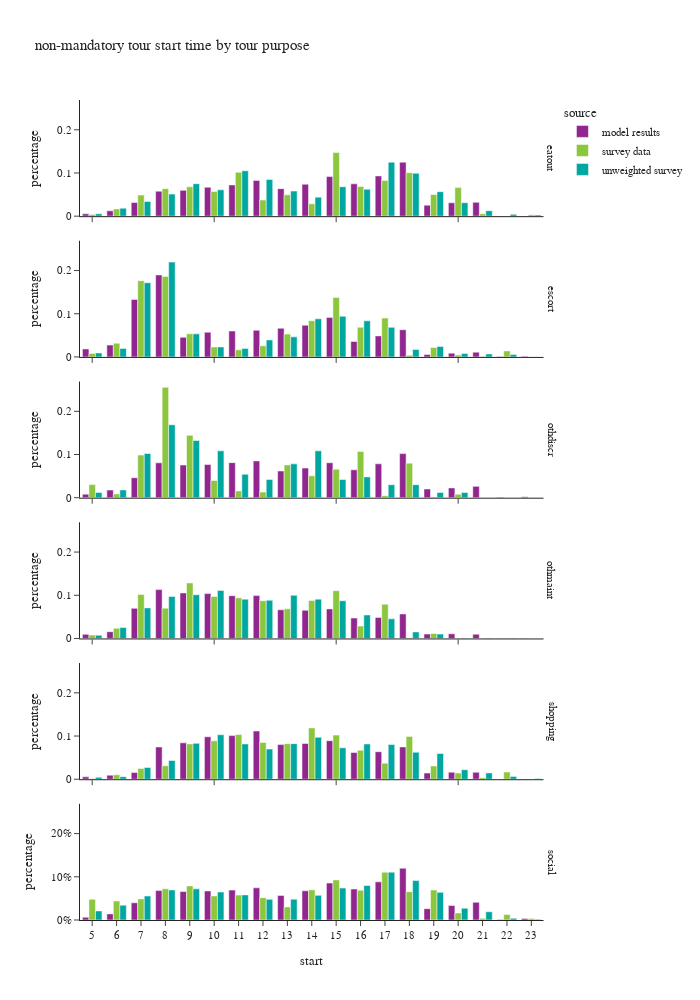

The code cell stored with this chart in its notebook:
### Code cell
df_plot = non_m_tour_data.groupby(['source','tour_type','start'])[['tour_weight']].sum().reset_index()
df_plot['percentage'] = df_plot.groupby(['source','tour_type'], group_keys=False)['tour_weight']. \
    apply(lambda x: x / float(x.sum()))

fig = px.bar(df_plot, x="start", y="percentage", color="source",barmode="group",
             facet_row='tour_type',
             title="non-mandatory tour start time by tour purpose")
fig.for_each_annotation(lambda a: a.update(text = a.text.split("=")[-1]))
fig.update_layout(height=1000, width=700, yaxis=dict(tickformat=".0%"), xaxis=dict(dtick="1"))
fig.show()

### Figure 1 — Plotly figure (JSON) as saved in the notebook; plotly's stock layout.template omitted (floating-point values rounded to 4 significant figures)
{"data": [{"alignmentgroup": "True", "hovertemplate": "source=model results<br>tour_type=eatout<br>start=%{x}<br>percentage=%{y}<extra></extra>", "legendgroup": "model results", "marker": {"color": "#91268F", "pattern": {"shape": ""}}, "name": "model results", "offsetgroup": "model results", "orientation": "v", "showlegend": true, "textposition": "auto", "type": "bar", "x": [5.0, 6.0, 7.0, 8.0, 9.0, 10.0, 11.0, 12.0, 13.0, 14.0, 15.0, 16.0, 17.0, 18.0, 19.0, 20.0, 21.0, 22.0, 23.0], "xaxis": "x6", "y": [0.005478, 0.01242, 0.03153, 0.0578, 0.05973, 0.06693, 0.07219, 0.08278, 0.06376, 0.07397, 0.09177, 0.07481, 0.09314, 0.1249, 0.02551, 0.03092, 0.03199, 0.0001124, 0.0002719], "yaxis": "y6"}, {"alignmentgroup": "True", "hovertemplate": "source=model results<br>tour_type=escort<br>start=%{x}<br>percentage=%{y}<extra></extra>", "legendgroup": "model results", "marker": {"color": "#91268F", "pattern": {"shape": ""}}, "name": "model results", "offsetgroup": "model results", "orientation": "v", "showlegend": false, "textposition": "auto", "type": "bar", "x": [5.0, 6.0, 7.0, 8.0, 9.0, 10.0, 11.0, 12.0, 13.0, 14.0, 15.0, 16.0, 17.0, 18.0, 19.0, 20.0, 21.0, 22.0, 23.0], "xaxis": "x5", "y": [0.01841, 0.02738, 0.1332, 0.1898, 0.04544, 0.05728, 0.05988, 0.06179, 0.0663, 0.07346, 0.09154, 0.03586, 0.04874, 0.06299, 0.005802, 0.008709, 0.01111, 0.000913, 0.001373], "yaxis": "y5"}, {"alignmentgroup": "True", "hovertemplate": "source=model results<br>tour_type=othdiscr<br>start=%{x}<br>percentage=%{y}<extra></extra>", "legendgroup": "model results", "marker": {"color": "#91268F", "pattern": {"shape": ""}}, "name": "model results", "offsetgroup": "model results", "orientation": "v", "showlegend": false, "textposition": "auto", "type": "bar", "x": [5.0, 6.0, 7.0, 8.0, 9.0, 10.0, 11.0, 12.0, 13.0, 14.0, 15.0, 16.0, 17.0, 18.0, 19.0, 20.0, 21.0, 22.0, 23.0], "xaxis": "x4", "y": [0.008252, 0.01759, 0.04629, 0.08067, 0.07554, 0.07676, 0.08116, 0.08515, 0.06182, 0.06852, 0.08094, 0.06451, 0.07837, 0.102, 0.02006, 0.0226, 0.02626, 0.001198, 0.002257], "yaxis": "y4"}, {"alignmentgroup": "True", "hovertemplate": "source=model results<br>tour_type=othmaint<br>start=%{x}<br>percentage=%{y}<extra></extra>", "legendgroup": "model results", "marker": {"color": "#91268F", "pattern": {"shape": ""}}, "name": "model results", "offsetgroup": "model results", "orientation": "v", "showlegend": false, "textposition": "auto", "type": "bar", "x": [5.0, 6.0, 7.0, 8.0, 9.0, 10.0, 11.0, 12.0, 13.0, 14.0, 15.0, 16.0, 17.0, 18.0, 19.0, 20.0, 21.0, 22.0, 23.0], "xaxis": "x3", "y": [0.009637, 0.01571, 0.06968, 0.1131, 0.1054, 0.1038, 0.09895, 0.09923, 0.06645, 0.06518, 0.06848, 0.04714, 0.04872, 0.05687, 0.0102, 0.01072, 0.009955, 0.0002216, 0.0005477], "yaxis": "y3"}, {"alignmentgroup": "True", "hovertemplate": "source=model results<br>tour_type=shopping<br>start=%{x}<br>percentage=%{y}<extra></extra>", "legendgroup": "model results", "marker": {"color": "#91268F", "pattern": {"shape": ""}}, "name": "model results", "offsetgroup": "model results", "orientation": "v", "showlegend": false, "textposition": "auto", "type": "bar", "x": [5.0, 6.0, 7.0, 8.0, 9.0, 10.0, 11.0, 12.0, 13.0, 14.0, 15.0, 16.0, 17.0, 18.0, 19.0, 20.0, 21.0, 22.0, 23.0], "xaxis": "x2", "y": [0.005565, 0.009428, 0.01548, 0.07462, 0.08423, 0.0982, 0.101, 0.1116, 0.08018, 0.08273, 0.0893, 0.06185, 0.06373, 0.0748, 0.01426, 0.01623, 0.01606, 0.0003847, 0.0003779], "yaxis": "y2"}, {"alignmentgroup": "True", "hovertemplate": "source=model results<br>tour_type=social<br>start=%{x}<br>percentage=%{y}<extra></extra>", "legendgroup": "model results", "marker": {"color": "#91268F", "pattern": {"shape": ""}}, "name": "model results", "offsetgroup": "model results", "orientation": "v", "showlegend": false, "textposition": "auto", "type": "bar", "x": [5.0, 6.0, 7.0, 8.0, 9.0, 10.0, 11.0, 12.0, 13.0, 14.0, 15.0, 16.0, 17.0, 18.0, 19.0, 20.0, 21.0, 22.0, 23.0], "xaxis": "x", "y": [0.006234, 0.01415, 0.03983, 0.06805, 0.06578, 0.06723, 0.06922, 0.07449, 0.05664, 0.06763, 0.08544, 0.07181, 0.08827, 0.1198, 0.0262, 0.03348, 0.04101, 0.001379, 0.003341], "yaxis": "y"}, {"alignmentgroup": "True", "hovertemplate": "source=survey data<br>tour_type=eatout<br>start=%{x}<br>percentage=%{y}<extra></extra>", "legendgroup": "survey data", "marker": {"color": "#8CC63E", "pattern": {"shape": ""}}, "name": "survey data", "offsetgroup": "survey data", "orientation": "v", "showlegend": true, "textposition": "auto", "type": "bar", "x": [5.0, 6.0, 7.0, 8.0, 9.0, 10.0, 11.0, 12.0, 13.0, 14.0, 15.0, 16.0, 17.0, 18.0, 19.0, 20.0, 21.0, 22.0, 23.0], "xaxis": "x6", "y": [0.003993, 0.01664, 0.04886, 0.0637, 0.06804, 0.05695, 0.1016, 0.03737, 0.04933, 0.02856, 0.1473, 0.06867, 0.08284, 0.1007, 0.05012, 0.06617, 0.005416, 0.0003664, 0.003368], "yaxis": "y6"}, {"alignmentgroup": "True", "hovertemplate": "source=survey data<br>tour_type=escort<br>start=%{x}<br>percentage=%{y}<extra></extra>", "legendgroup": "survey data", "marker": {"color": "#8CC63E", "pattern": {"shape": ""}}, "name": "survey data", "offsetgroup": "survey data", "orientation": "v", "showlegend": false, "textposition": "auto", "type": "bar", "x": [5.0, 6.0, 7.0, 8.0, 9.0, 10.0, 11.0, 12.0, 13.0, 14.0, 15.0, 16.0, 17.0, 18.0, 19.0, 20.0, 21.0, 22.0], "xaxis": "x5", "y": [0.008191, 0.03179, 0.1765, 0.1865, 0.05353, 0.02302, 0.01638, 0.02579, 0.05283, 0.08386, 0.1378, 0.06863, 0.08987, 0.004147, 0.02197, 0.00448, 0.0007561, 0.01396], "yaxis": "y5"}, {"alignmentgroup": "True", "hovertemplate": "source=survey data<br>tour_type=othdiscr<br>start=%{x}<br>percentage=%{y}<extra></extra>", "legendgroup": "survey data", "marker": {"color": "#8CC63E", "pattern": {"shape": ""}}, "name": "survey data", "offsetgroup": "survey data", "orientation": "v", "showlegend": false, "textposition": "auto", "type": "bar", "x": [5.0, 6.0, 7.0, 8.0, 9.0, 10.0, 11.0, 12.0, 13.0, 14.0, 15.0, 16.0, 17.0, 18.0, 19.0, 20.0], "xaxis": "x4", "y": [0.03034, 0.008604, 0.09871, 0.2555, 0.1443, 0.0398, 0.01576, 0.01296, 0.0759, 0.05072, 0.06581, 0.1072, 0.004676, 0.07988, 0.001896, 0.007988], "yaxis": "y4"}, {"alignmentgroup": "True", "hovertemplate": "source=survey data<br>tour_type=othmaint<br>start=%{x}<br>percentage=%{y}<extra></extra>", "legendgroup": "survey data", "marker": {"color": "#8CC63E", "pattern": {"shape": ""}}, "name": "survey data", "offsetgroup": "survey data", "orientation": "v", "showlegend": false, "textposition": "auto", "type": "bar", "x": [5.0, 6.0, 7.0, 8.0, 9.0, 10.0, 11.0, 12.0, 13.0, 14.0, 15.0, 16.0, 17.0, 18.0, 19.0, 20.0, 21.0, 22.0], "xaxis": "x3", "y": [0.007779, 0.02353, 0.1019, 0.0702, 0.1285, 0.09723, 0.09415, 0.08753, 0.06855, 0.08811, 0.1106, 0.02861, 0.07929, 0.001655, 0.01143, 2.546e-05, 0.0001095, 0.0007334], "yaxis": "y3"}, {"alignmentgroup": "True", "hovertemplate": "source=survey data<br>tour_type=shopping<br>start=%{x}<br>percentage=%{y}<extra></extra>", "legendgroup": "survey data", "marker": {"color": "#8CC63E", "pattern": {"shape": ""}}, "name": "survey data", "offsetgroup": "survey data", "orientation": "v", "showlegend": false, "textposition": "auto", "type": "bar", "x": [5.0, 6.0, 7.0, 8.0, 9.0, 10.0, 11.0, 12.0, 13.0, 14.0, 15.0, 16.0, 17.0, 18.0, 19.0, 20.0, 21.0, 22.0, 23.0], "xaxis": "x2", "y": [0.001969, 0.01017, 0.02506, 0.03131, 0.08178, 0.08881, 0.1033, 0.08533, 0.08241, 0.1188, 0.1021, 0.06715, 0.03712, 0.09918, 0.03079, 0.01432, 0.003523, 0.01682, 4.203e-05], "yaxis": "y2"}, {"alignmentgroup": "True", "hovertemplate": "source=survey data<br>tour_type=social<br>start=%{x}<br>percentage=%{y}<extra></extra>", "legendgroup": "survey data", "marker": {"color": "#8CC63E", "pattern": {"shape": ""}}, "name": "survey data", "offsetgroup": "survey data", "orientation": "v", "showlegend": false, "textposition": "auto", "type": "bar", "x": [5.0, 6.0, 7.0, 8.0, 9.0, 10.0, 11.0, 12.0, 13.0, 14.0, 15.0, 16.0, 17.0, 18.0, 19.0, 20.0, 21.0, 22.0, 23.0], "xaxis": "x", "y": [0.04778, 0.04401, 0.04882, 0.0722, 0.07892, 0.05572, 0.05777, 0.05167, 0.03022, 0.06983, 0.09278, 0.06864, 0.1107, 0.0656, 0.06935, 0.01635, 0.003755, 0.01255, 0.003315], "yaxis": "y"}, {"alignmentgroup": "True", "hovertemplate": "source=unweighted survey<br>tour_type=eatout<br>start=%{x}<br>percentage=%{y}<extra></extra>", "legendgroup": "unweighted survey", "marker": {"color": "#00A7A0", "pattern": {"shape": ""}}, "name": "unweighted survey", "offsetgroup": "unweighted survey", "orientation": "v", "showlegend": true, "textposition": "auto", "type": "bar", "x": [5.0, 6.0, 7.0, 8.0, 9.0, 10.0, 11.0, 12.0, 13.0, 14.0, 15.0, 16.0, 17.0, 18.0, 19.0, 20.0, 21.0, 22.0, 23.0], "xaxis": "x6", "y": [0.005674, 0.01844, 0.03404, 0.05106, 0.07518, 0.06099, 0.105, 0.08511, 0.05816, 0.04397, 0.06809, 0.06241, 0.1248, 0.09929, 0.05674, 0.03121, 0.01277, 0.004255, 0.002837], "yaxis": "y6"}, {"alignmentgroup": "True", "hovertemplate": "source=unweighted survey<br>tour_type=escort<br>start=%{x}<br>percentage=%{y}<extra></extra>", "legendgroup": "unweighted survey", "marker": {"color": "#00A7A0", "pattern": {"shape": ""}}, "name": "unweighted survey", "offsetgroup": "unweighted survey", "orientation": "v", "showlegend": false, "textposition": "auto", "type": "bar", "x": [5.0, 6.0, 7.0, 8.0, 9.0, 10.0, 11.0, 12.0, 13.0, 14.0, 15.0, 16.0, 17.0, 18.0, 19.0, 20.0, 21.0, 22.0], "xaxis": "x5", "y": [0.009292, 0.01974, 0.1719, 0.2195, 0.05343, 0.02323, 0.01974, 0.03949, 0.04646, 0.08827, 0.09408, 0.08362, 0.06852, 0.01742, 0.02439, 0.00813, 0.006969, 0.005807], "yaxis": "y5"}, {"alignmentgroup": "True", "hovertemplate": "source=unweighted survey<br>tour_type=othdiscr<br>start=%{x}<br>percentage=%{y}<extra></extra>", "legendgroup": "unweighted survey", "marker": {"color": "#00A7A0", "pattern": {"shape": ""}}, "name": "unweighted survey", "offsetgroup": "unweighted survey", "orientation": "v", "showlegend": false, "textposition": "auto", "type": "bar", "x": [5.0, 6.0, 7.0, 8.0, 9.0, 10.0, 11.0, 12.0, 13.0, 14.0, 15.0, 16.0, 17.0, 18.0, 19.0, 20.0], "xaxis": "x4", "y": [0.01205, 0.01807, 0.1024, 0.1687, 0.1325, 0.1084, 0.05422, 0.04217, 0.07831, 0.1084, 0.04217, 0.04819, 0.03012, 0.03012, 0.01205, 0.01205], "yaxis": "y4"}, {"alignmentgroup": "True", "hovertemplate": "source=unweighted survey<br>tour_type=othmaint<br>start=%{x}<br>percentage=%{y}<extra></extra>", "legendgroup": "unweighted survey", "marker": {"color": "#00A7A0", "pattern": {"shape": ""}}, "name": "unweighted survey", "offsetgroup": "unweighted survey", "orientation": "v", "showlegend": false, "textposition": "auto", "type": "bar", "x": [5.0, 6.0, 7.0, 8.0, 9.0, 10.0, 11.0, 12.0, 13.0, 14.0, 15.0, 16.0, 17.0, 18.0, 19.0, 20.0, 21.0, 22.0], "xaxis": "x3", "y": [0.007585, 0.02528, 0.0708, 0.09735, 0.1011, 0.1113, 0.09102, 0.0885, 0.09987, 0.09102, 0.08723, 0.05436, 0.04551, 0.01517, 0.01011, 0.001264, 0.001264, 0.001264], "yaxis": "y3"}, {"alignmentgroup": "True", "hovertemplate": "source=unweighted survey<br>tour_type=shopping<br>start=%{x}<br>percentage=%{y}<extra></extra>", "legendgroup": "unweighted survey", "marker": {"color": "#00A7A0", "pattern": {"shape": ""}}, "name": "unweighted survey", "offsetgroup": "unweighted survey", "orientation": "v", "showlegend": false, "textposition": "auto", "type": "bar", "x": [5.0, 6.0, 7.0, 8.0, 9.0, 10.0, 11.0, 12.0, 13.0, 14.0, 15.0, 16.0, 17.0, 18.0, 19.0, 20.0, 21.0, 22.0, 23.0], "xaxis": "x2", "y": [0.004415, 0.005887, 0.02723, 0.04341, 0.08315, 0.103, 0.08168, 0.0699, 0.08241, 0.09713, 0.07285, 0.08168, 0.08021, 0.06255, 0.0596, 0.02208, 0.01472, 0.006623, 0.001472], "yaxis": "y2"}, {"alignmentgroup": "True", "hovertemplate": "source=unweighted survey<br>tour_type=social<br>start=%{x}<br>percentage=%{y}<extra></extra>", "legendgroup": "unweighted survey", "marker": {"color": "#00A7A0", "pattern": {"shape": ""}}, "name": "unweighted survey", "offsetgroup": "unweighted survey", "orientation": "v", "showlegend": false, "textposition": "auto", "type": "bar", "x": [5.0, 6.0, 7.0, 8.0, 9.0, 10.0, 11.0, 12.0, 13.0, 14.0, 15.0, 16.0, 17.0, 18.0, 19.0, 20.0, 21.0, 22.0, 23.0], "xaxis": "x", "y": [0.02096, 0.0342, 0.05554, 0.06951, 0.07209, 0.06473, 0.05811, 0.04781, 0.04818, 0.05701, 0.07392, 0.07981, 0.1107, 0.09121, 0.06399, 0.02722, 0.01912, 0.004046, 0.001839], "yaxis": "y"}], "layout": {"annotations": [{"font": {}, "showarrow": false, "text": "social", "textangle": 90, "x": 0.98, "xanchor": "left", "xref": "paper", "y": 0.07083, "yanchor": "middle", "yref": "paper"}, {"font": {}, "showarrow": false, "text": "shopping", "textangle": 90, "x": 0.98, "xanchor": "left", "xref": "paper", "y": 0.2425, "yanchor": "middle", "yref": "paper"}, {"font": {}, "showarrow": false, "text": "othmaint", "textangle": 90, "x": 0.98, "xanchor": "left", "xref": "paper", "y": 0.4142, "yanchor": "middle", "yref": "paper"}, {"font": {}, "showarrow": false, "text": "othdiscr", "textangle": 90, "x": 0.98, "xanchor": "left", "xref": "paper", "y": 0.5858, "yanchor": "middle", "yref": "paper"}, {"font": {}, "showarrow": false, "text": "escort", "textangle": 90, "x": 0.98, "xanchor": "left", "xref": "paper", "y": 0.7575, "yanchor": "middle", "yref": "paper"}, {"font": {}, "showarrow": false, "text": "eatout", "textangle": 90, "x": 0.98, "xanchor": "left", "xref": "paper", "y": 0.9292, "yanchor": "middle", "yref": "paper"}], "barmode": "group", "height": 1000, "legend": {"title": {"text": "source"}, "tracegroupgap": 0}, "title": {"text": "non-mandatory tour start time by tour purpose"}, "width": 700, "xaxis": {"anchor": "y", "domain": [0.0, 0.98], "dtick": "1", "title": {"text": "start"}}, "xaxis2": {"anchor": "y2", "domain": [0.0, 0.98], "matches": "x", "showticklabels": false}, "xaxis3": {"anchor": "y3", "domain": [0.0, 0.98], "matches": "x", "showticklabels": false}, "xaxis4": {"anchor": "y4", "domain": [0.0, 0.98], "matches": "x", "showticklabels": false}, "xaxis5": {"anchor": "y5", "domain": [0.0, 0.98], "matches": "x", "showticklabels": false}, "xaxis6": {"anchor": "y6", "domain": [0.0, 0.98], "matches": "x", "showticklabels": false}, "yaxis": {"anchor": "x", "domain": [0.0, 0.1417], "tickformat": ".0%", "title": {"text": "percentage"}}, "yaxis2": {"anchor": "x2", "domain": [0.1717, 0.3133], "matches": "y", "title": {"text": "percentage"}}, "yaxis3": {"anchor": "x3", "domain": [0.3433, 0.485], "matches": "y", "title": {"text": "percentage"}}, "yaxis4": {"anchor": "x4", "domain": [0.515, 0.6567], "matches": "y", "title": {"text": "percentage"}}, "yaxis5": {"anchor": "x5", "domain": [0.6867, 0.8283], "matches": "y", "title": {"text": "percentage"}}, "yaxis6": {"anchor": "x6", "domain": [0.8583, 1.0], "matches": "y", "title": {"text": "percentage"}}}}
